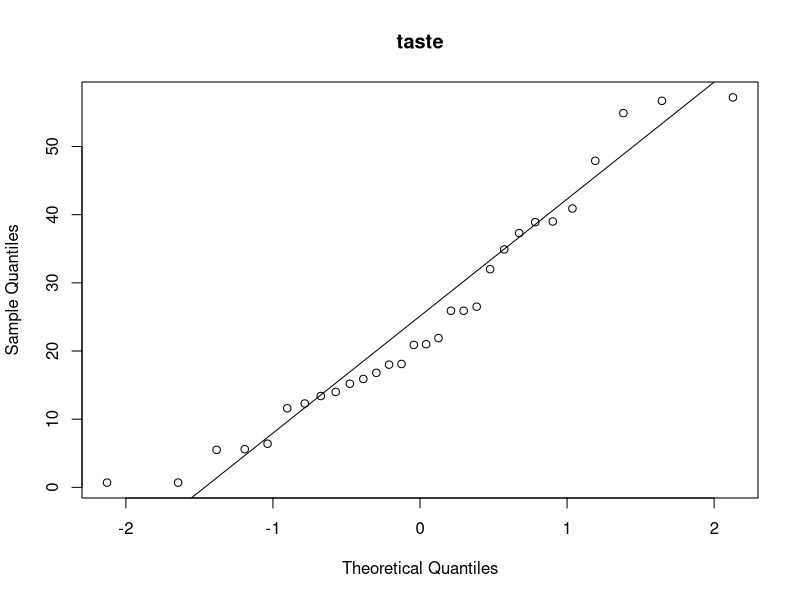
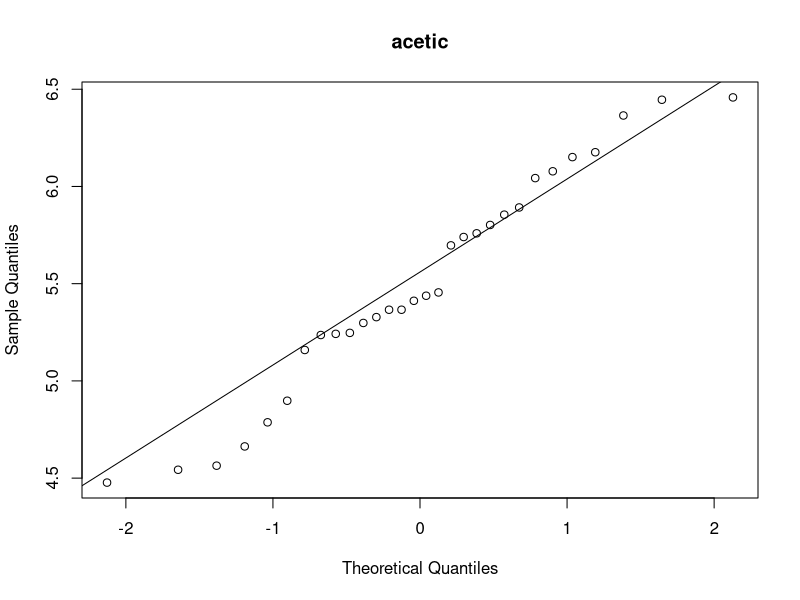
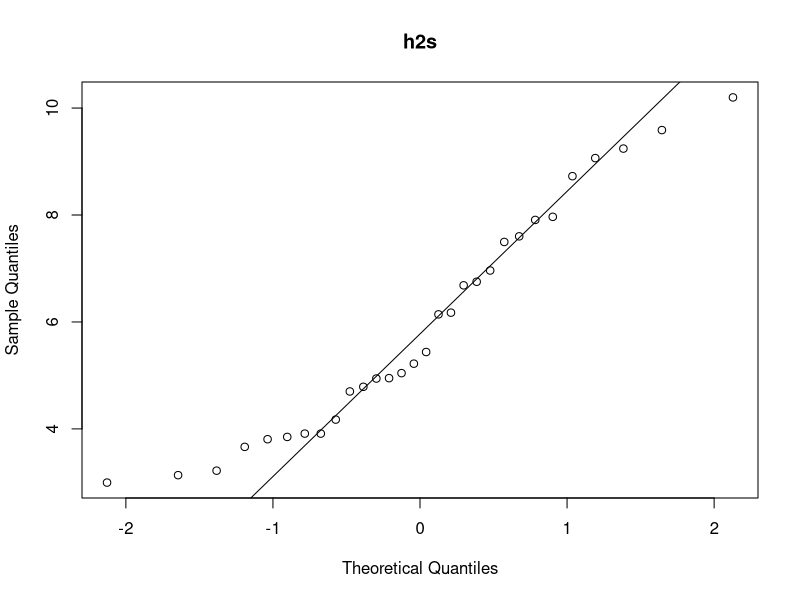
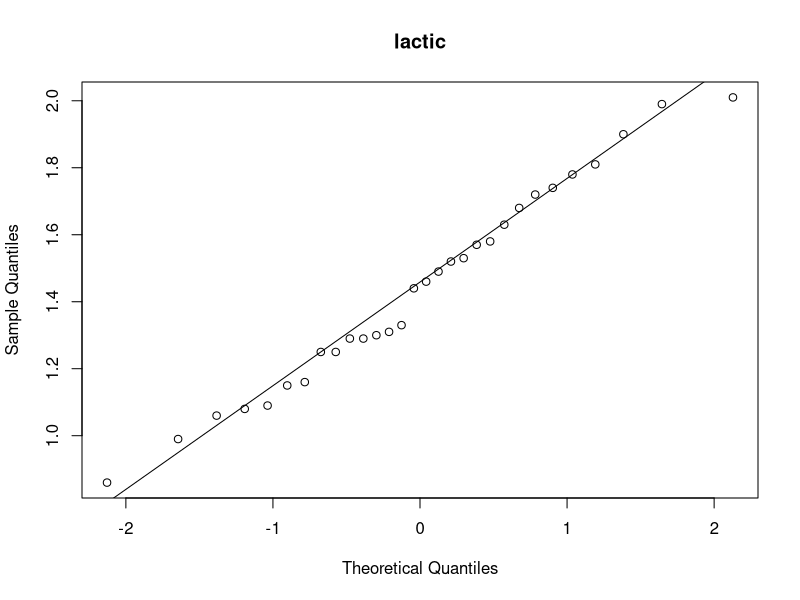
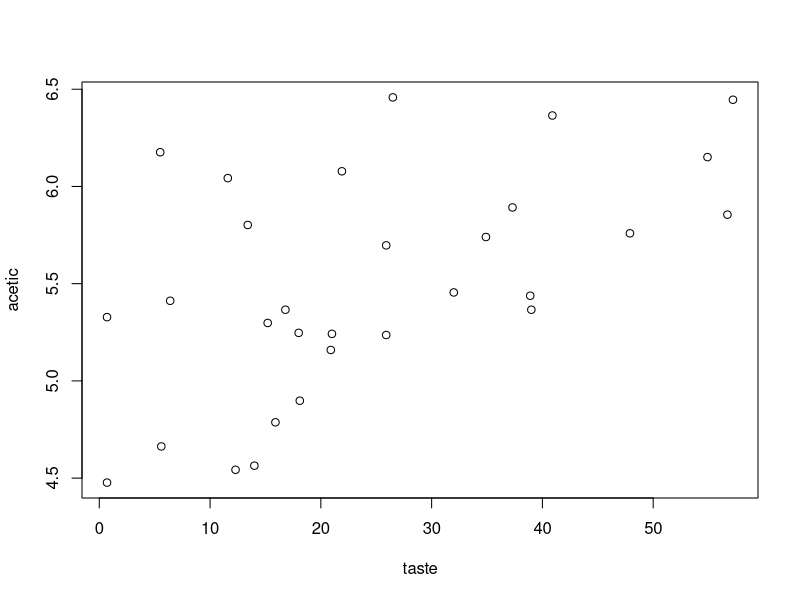
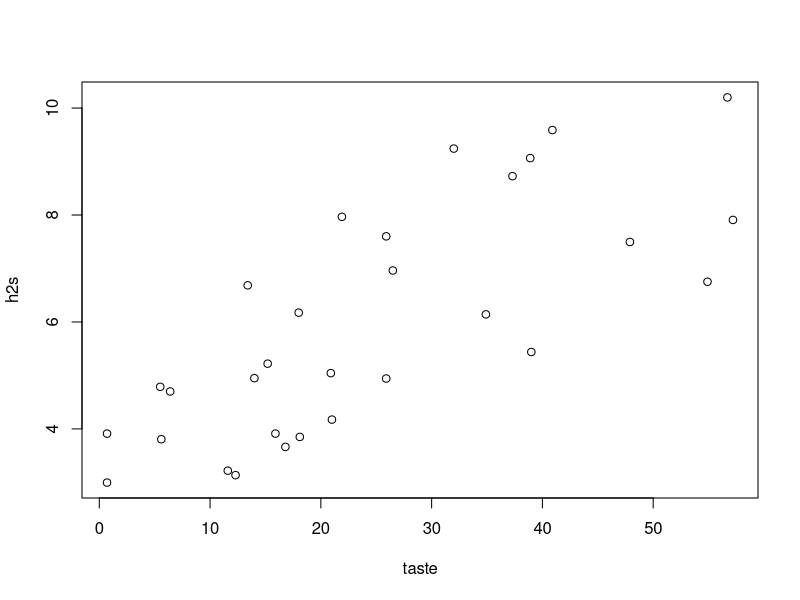
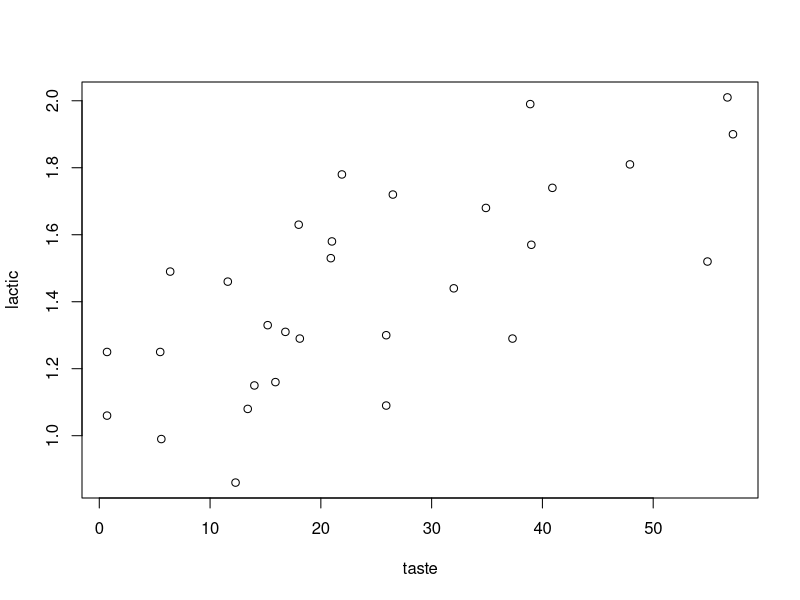
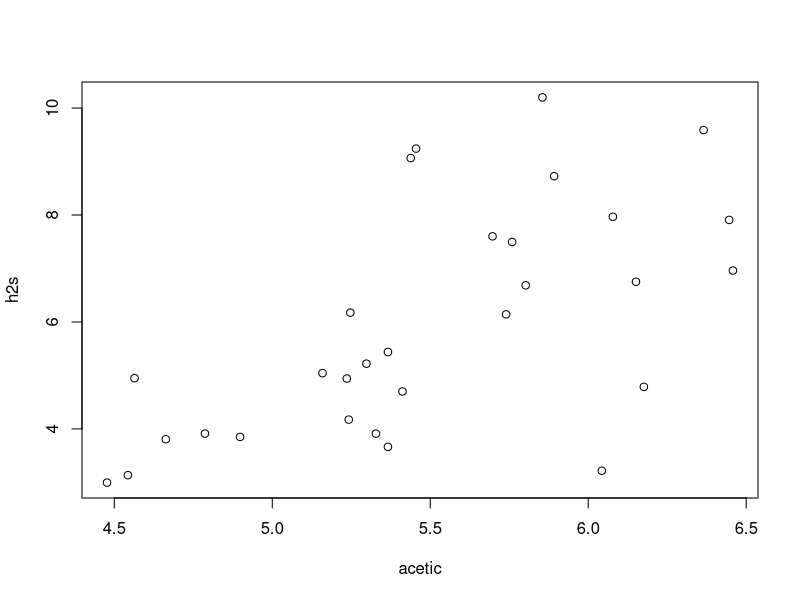

Write the R code that produced these figures, in order. (Note: this script raises an error after producing the figures.)
## ---- chunk 1
cheese <- as.matrix(read.csv2("cheese.csv", header = TRUE, sep = ","))

cheeseCols <- colnames(cheese)
for (col in cheeseCols) {
  cur <- as.numeric(cheese[, col])
  # mean, median, sd, iqr
  out <- c(paste("Type:", col), paste("Mean:", round(mean(cur), 2)),
           paste("Median:", round(median(cur), 2)), paste("SD:", round(sd(cur), 2)),
           paste("IQR:", round(IQR(cur), 2)))
  print(format(out, justify = "left", trim = TRUE))
  # stemplot
  stem(cur)
  # normal quantile plot
  qqnorm(cur, main = col)
  qqline(cur)
}
## ---- chunk 2
for (col in cheeseCols) {
  colIdx <- grep(col, cheeseCols)
  col1Data <- as.numeric(cheese[, col])
  for (col2 in cheeseCols) {
    if (colIdx < grep(col2, cheeseCols)) {
      col2Data <- as.numeric(cheese[, col2])
      plot(col1Data, col2Data, xlab = col, ylab = col2)
      correl <- cor.test(col1Data, col2Data)
      cat("Correlation between", col, "and", col2, "is:", correl$estimate,
          "with a p-value of", correl$p.value, "\n")
    }
  }
}
## ---- chunk 3
tasteCol <- as.numeric(cheese[, "taste"])
aceticCol <- as.numeric(cheese[, "acetic"])
tasteVsAcetic <- lm(tasteCol ~ aceticCol, data.frame(cheese))
plot(aceticCol, tasteCol, xlab = "Acetic", ylab = "Taste")
abline(tasteVsAcetic)
## ---- chunk 4
tVsAResiduals <- residuals(tasteVsAcetic)
plot(cheese[, "h2s"], tVsAResiduals, xlab = "H2S", ylab = "TvA Residuals")
plot(cheese[, "lactic"], tVsAResiduals, xlab = "Lactic", ylab = "TvA Residuals")
## ---- chunk 5
h2sCol <- as.numeric(cheese[, "h2s"])
tasteVsH2S <- lm(tasteCol ~ h2sCol, data.frame(cheese))
plot(h2sCol, tasteCol, xlab = "H2S", ylab = "Taste")
abline(tasteVsH2S)
## ---- chunk 6
tVsHResiduals <- residuals(tasteVsH2S)
plot(cheese[, "acetic"], tVsHResiduals, xlab = "Acetic", ylab = "TvH2S Residuals")
plot(cheese[, "lactic"], tVsHResiduals, xlab = "Lactic", ylab = "TvH2S Residuals")
## ---- chunk 7
lacticCol <- as.numeric(cheese[, "lactic"])
tasteVsLactic <- lm(tasteCol ~ lacticCol, data.frame(cheese))
plot(lacticCol, tasteCol, xlab = "Lactic", ylab = "Taste")
abline(tasteVsLactic)
## ---- chunk 8
tVsLResiduals <- residuals(tasteVsLactic)
plot(cheese[, "acetic"], tVsLResiduals, xlab = "Acetic", ylab = "TvL Residuals")
plot(cheese[, "h2s"], tVsLResiduals, xlab = "H2S", ylab = "TvL Residuals")
## ---- chunk 9
library(dplyr)
# table of F stat, P-val, R^2, and standard dev estimate
tVsASum <- summary(tasteVsAcetic)
tVsHSum <- summary(tasteVsH2S)
tVsLSum <- summary(tasteVsLactic)

kable()

# regression equations
